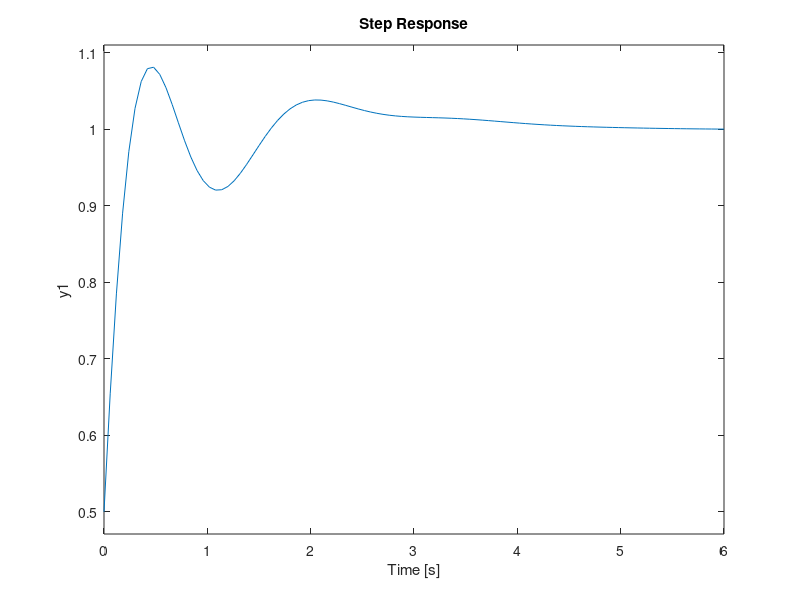

Write the MATLAB code that produced this figure.
% *************************************************************************
% By        : Jabed-Akhtar (github)
% date      : 01.04.2022
% *************************************************************************
% file      : PIDController_eg2.m
% sim-file  : zz_sim_PIDController_eg2.slx
% brief     :
% *************************************************************************
% script (this) related infos:
%   - a source used within this script: https://youtu.be/ThA7zhLX98A
%   - evicences/pics can be found at location: '../docs_images__/PIDController_eg2_***.png'
% *************************************************************************
% Descriptions:
%   - ---
% *************************************************************************

clc; clear; close all;

%% Variables --------------------------------------------------------------
H = [1]

%% Transfer function of Plant ---------------------------------------------
num = [1 6 10];
den = [1 0 7 1];

Gp = tf(num, den) % transfer-function of plant

%% Defining PID Controller ----------------------------------
Kp = 5;
Ki = 5;
Kd = 1;

Gc = pid(Kp, Ki, Kd);

%% Closed-loop tf with Controller  ----------------------------------------
M = feedback(Gc*Gp, H)

%% Step response ----------------------------------------------------------
figure(1)
step(M)
grid;


%% Saving all figures -----
saveas(figure(1), 'PIDController_eg2_step.png')


% *************************** END OF FILE *********************************